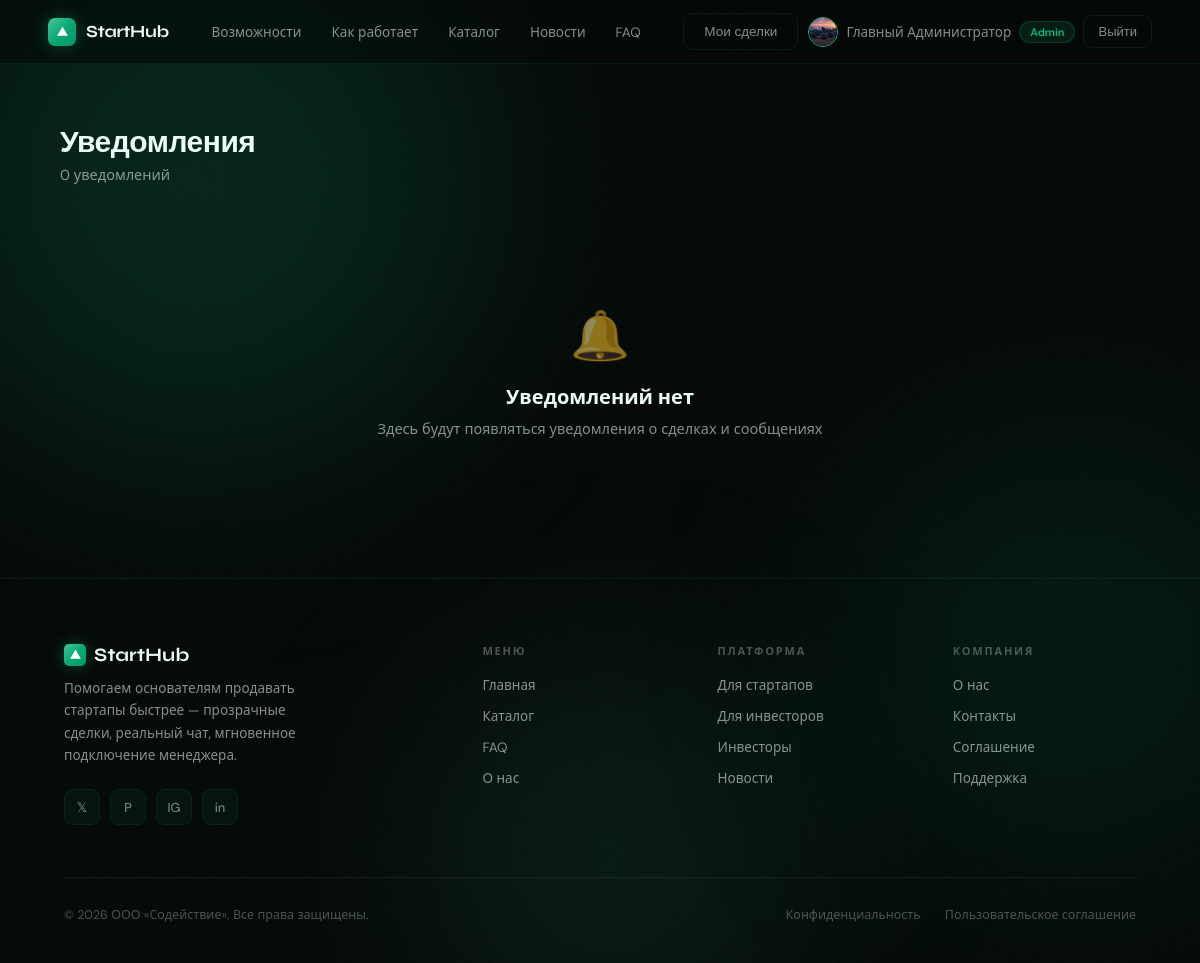
Page /notifications (signed in) on the committed database.
### models/user.py (models this page shows)
class User(Base):
    __tablename__ = "users"
    id              = Column(Integer, primary_key=True)
    email           = Column(String(255), unique=True, nullable=False, index=True)
    username        = Column(String(64),  unique=True, nullable=False)
    hashed_password = Column(String(255), nullable=False)
    role            = Column(Enum(UserRole), default=UserRole.buyer, nullable=False)
    full_name       = Column(String(128))
    avatar          = Column(String(512))
    bio             = Column(Text)
    phone           = Column(String(32))
    telegram        = Column(String(64))
    website         = Column(String(256))
    location        = Column(String(128))
    is_active       = Column(Boolean, default=True)
    is_verified     = Column(Boolean, default=False)
    is_banned       = Column(Boolean, default=False)
    ban_reason      = Column(Text)
    last_seen       = Column(DateTime, default=lambda: datetime.now(timezone.utc))
    created_at      = Column(DateTime, default=lambda: datetime.now(timezone.utc))
    updated_at      = Column(DateTime, default=lambda: datetime.now(timezone.utc),
                             onupdate=lambda: datetime.now(timezone.utc))
    startups          = relationship("Startup", back_populates="author", lazy="select")
    deals_as_buyer    = relationship("Deal", back_populates="buyer", foreign_keys="Deal.buyer_id")
    messages          = relationship("Message", back_populates="sender")
    favorite_startups = relationship("Startup", secondary=favorites, back_populates="favorited_by")
    notifications     = relationship("Notification", back_populates="user", cascade="all, delete-orphan")
    reviews_given     = relationship("Review", back_populates="author",      foreign_keys="Review.author_id")
    reviews_received  = relationship("Review", back_populates="target_user", foreign_keys="Review.target_user_id")
    tickets           = relationship("SupportTicket", back_populates="user", foreign_keys="SupportTicket.user_id")
    wallet            = relationship("Wallet", back_populates="user", uselist=False, cascade="all, delete-orphan")
    activity_logs     = relationship("ActivityLog", back_populates="user", cascade="all, delete-orphan")

### routers/user.py (the view)
@router.get("/notifications", response_class=HTMLResponse)
async def notifications_page(request: Request, db: AsyncSession = Depends(get_db)):
    user = await get_current_user(request, db)
    if not user:
        return RedirectResponse("/login", 302)
    notifs = (await db.execute(
        select(Notification).where(Notification.user_id == user.id)
        .order_by(Notification.created_at.desc()).limit(50)
    )).scalars().all()
    await db.execute(
        update(Notification)
        .where(Notification.user_id == user.id, Notification.is_read == False)
        .values(is_read=True)
    )
    await db.commit()
    return render(request, "user/notifications.html", {"user": user, "notifications": notifs})

### templates/user/notifications.html (shortened to what this page needs)
{% extends "base.html" %}
{% block content %}
<div class="page-wrap">
  <div class="page-header">
    <div><h1>Уведомления</h1><p>{{ notifications|length }} уведомлений</p></div>
  </div>
  {% if notifications %}
  <div style="display:flex;flex-direction:column;gap:8px">
    {% for n in notifications %}
    <div style="background:var(--card-bg);border:1px solid {% if not n.is_read %}rgba(232,93,38,0.3){% else %}var(--card-border){% endif %};border-radius:12px;padding:16px 20px;display:flex;gap:16px;align-items:flex-start;transition:all .2s">
      <div style="width:40px;height:40px;border-radius:10px;flex-shrink:0;display:flex;align-items:center;justify-content:center;font-size:18px;
        {% if n.type.value == 'deal_new' %}background:rgba(34,197,94,0.1)
        {% elif n.type.value == 'deal_status' %}background:rgba(96,165,250,0.1)
        {% elif n.type.value == 'message' %}background:rgba(232,93,38,0.1)
        {% else %}background:rgba(255,255,255,0.05){% endif %}">
        {% if n.type.value == 'deal_new' %}🤝
        {% elif n.type.value == 'deal_status' %}📋
        {% elif n.type.value == 'message' %}💬
        {% elif n.type.value == 'review' %}⭐
        {% else %}🔔{% endif %}
      </div>
      <div style="flex:1">
        <div style="font-size:14px;font-weight:{% if not n.is_read %}600{% else %}400{% endif %};margin-bottom:4px">{{ n.title }}</div>
        {% if n.body %}<div style="font-size:13px;color:var(--text-muted);margin-bottom:6px">{{ n.body }}</div>{% endif %}
        <div style="display:flex;gap:12px;align-items:center">
          <span style="font-size:12px;color:var(--text-dim)">{{ n.created_at.strftime('%d.%m.%Y %H:%M') }}</span>
          {% if n.link %}<a href="{{ n.link }}" style="font-size:12px;color:var(--orange2)">Перейти →</a>{% endif %}
        </div>
      </div>
      {% if not n.is_read %}<div style="width:8px;height:8px;border-radius:50%;background:var(--orange);flex-shrink:0;margin-top:6px"></div>{% endif %}
    </div>
    {% endfor %}
  </div>
  {% else %}
  <div class="empty-state">
    <div class="e-icon">🔔</div>
    <h3>Уведомлений нет</h3>
    <p>Здесь будут появляться уведомления о сделках и сообщениях</p>
  </div>
  {% endif %}
</div>
{% endblock %}

### templates/base.html (shortened to what this page needs)
<!DOCTYPE html>
<html lang="ru">
<head>
<link rel="stylesheet" href="/static/css/main.css">
</head>
<body>
<div class="blob-container">
  <div class="blob b1"></div>
  <div class="blob b2"></div>
  <div class="blob b3"></div>
</div>
<div class="wrap">
<nav id="main-nav">
  <a href="/" class="nav-logo">
    <div class="nav-logo-mark">
      <svg viewBox="0 0 24 24" xmlns="http://www.w3.org/2000/svg"><polygon points="12,3 2,20 22,20"/></svg>
    </div>
    StartHub
  </a>
  <ul class="nav-links">
    <li><a href="/#why">Возможности</a></li>
    <li><a href="/#how">Как работает</a></li>
    <li><a href="/catalog">Каталог</a></li>
    <li><a href="/news">Новости</a></li>
    <li><a href="/faq">FAQ</a></li>
  </ul>
  <div class="nav-right">
    {% if user %}
      <a href="/my-deals" class="btn-ghost">Мои сделки</a>
      <div class="nav-avatar-wrap">
        <a href="/profile" class="nav-avatar-btn">
          {% if user.avatar %}
            <img src="{{ user.avatar }}" class="nav-avatar-img" alt="">
          {% else %}
            <div class="nav-avatar-placeholder">{{ (user.full_name or user.username)[0].upper() }}</div>
          {% endif %}
          <span>{{ user.full_name or user.username }}</span>
        </a>
        {% if user.role in ['admin', 'manager'] %}
          <a href="{% if user.role == 'admin' %}/admin/dashboard{% else %}/manager/dashboard{% endif %}" class="nav-admin-badge">
            {% if user.role == 'admin' %}Admin{% else %}Manager{% endif %}
          </a>
        {% endif %}
        <a href="/logout" class="btn-ghost" style="font-size:13px;padding:7px 14px">Выйти</a>
      </div>
    {% else %}
      <a href="/login" class="btn-ghost">Войти</a>
      <a href="/register" class="btn-em">Начать сейчас</a>
    {% endif %}
  </div>
</nav>
{% block content %}{% endblock %}
<footer>
  <div class="footer-top">
    <div class="footer-brand">
      <h3>
        <div class="nav-logo-mark" style="width:22px;height:22px;border-radius:5px">
          <svg viewBox="0 0 24 24" width="11" height="11" xmlns="http://www.w3.org/2000/svg"><polygon points="12,3 2,20 22,20" fill="#fff"/></svg>
        </div>
        StartHub
      </h3>
      <p>Помогаем основателям продавать стартапы быстрее — прозрачные сделки, реальный чат, мгновенное подключение менеджера.</p>
      <div class="footer-socials">
        <div class="social-btn">𝕏</div>
        <div class="social-btn">P</div>
        <div class="social-btn">IG</div>
        <div class="social-btn">in</div>
      </div>
    </div>
    <div class="footer-col">
      <h4>Меню</h4>
      <ul>
        <li><a href="/">Главная</a></li>
        <li><a href="/catalog">Каталог</a></li>
        <li><a href="/faq">FAQ</a></li>
        <li><a href="/about">О нас</a></li>
      </ul>
    </div>
    <div class="footer-col">
      <h4>Платформа</h4>
      <ul>
        <li><a href="/register?role=author">Для стартапов</a></li>
        <li><a href="/register?role=buyer">Для инвесторов</a></li>
        <li><a href="/investors">Инвесторы</a></li>
        <li><a href="/news">Новости</a></li>
      </ul>
    </div>
    <div class="footer-col">
      <h4>Компания</h4>
      <ul>
        <li><a href="/about">О нас</a></li>
        <li><a href="/contact">Контакты</a></li>
        <li><a href="/terms">Соглашение</a></li>
        <li><a href="/support">Поддержка</a></li>
      </ul>
    </div>
  </div>
  <div class="footer-bottom">
    <p>© 2026 ООО «Содействие». Все права защищены.</p>
    <div class="footer-bottom-links">
      <a href="/terms">Конфиденциальность</a>
      <a href="/terms">Пользовательское соглашение</a>
    </div>
  </div>
</footer>
</div>
</body>
</html>

### rows in the picture
User: avatar (picture), full_name "Главный Администратор"

### other values in the picture
{{ notifications|length }} "0"
